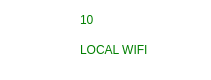
   <widget class="QFrame" name="frame_13">
    <property name="geometry">
     <rect>
      <x>910</x>
      <y>400</y>
      <width>211</width>
      <height>80</height>
     </rect>
    </property>
    <property name="styleSheet">
     <string notr="true">border-radius: 20px;
background: white;
box-shadow:  20px 20px 39px #bebebe,
             -20px -20px 39px #ffffff;</string>
    </property>
    <property name="frameShape">
     <enum>QFrame::StyledPanel</enum>
    </property>
    <property name="frameShadow">
     <enum>QFrame::Raised</enum>
    </property>
    <widget class="QPushButton" name="pushButton_15">
     <property name="geometry">
      <rect>
       <x>20</x>
       <y>0</y>
       <width>51</width>
       <height>71</height>
      </rect>
     </property>
     <property name="cursor">
      <cursorShape>PointingHandCursor</cursorShape>
     </property>
     <property name="styleSheet">
      <string notr="true">
image: url(:/newPrefix/store.png);
background:transparent</string>
     </property>
     <property name="text">
      <string/>
     </property>
    </widget>
    <widget class="QLabel" name="label_20">
     <property name="geometry">
      <rect>
       <x>80</x>
       <y>40</y>
       <width>101</width>
       <height>20</height>
      </rect>
     </property>
     <property name="styleSheet">
      <string notr="true">font: 75 8pt &quot;Josefin Sans SemiBold&quot;;
color:green</string>
     </property>
     <property name="text">
      <string>LOCAL WIFI</string>
     </property>
    </widget>
    <widget class="QLabel" name="label_42">
     <property name="geometry">
      <rect>
       <x>80</x>
       <y>10</y>
       <width>91</width>
       <height>20</height>
      </rect>
     </property>
     <property name="styleSheet">
      <string notr="true">font: 75 8pt &quot;Josefin Sans SemiBold&quot;;
color:green
</string>
     </property>
     <property name="text">
      <string>10</string>
     </property>
    </widget>
   </widget>
